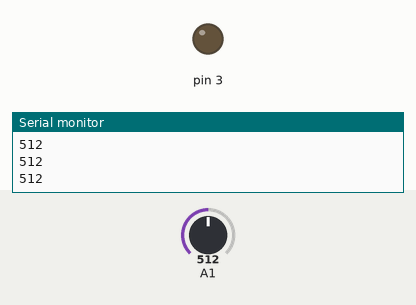
Recording of a sketch running on a simulated Arduino Uno, built with avr-gcc and run on an emulated ATmega328P. Shown: output pins drawn as LEDs (lit = HIGH), the last lines printed to the serial monitor. The inputs (shaded band) are chosen by the test bench; at power-on: A1 = 512.

Above: at 1.2 s.
1.3 s: A1 set to 23
2.8 s: A1 set to 19
At 3.8 s:
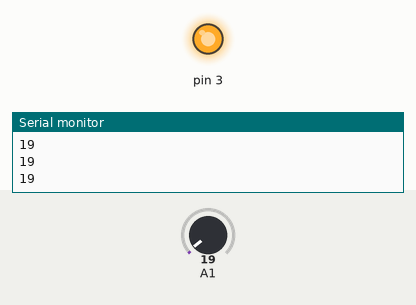
4.3 s: A1 set to 122
At 5.1 s:
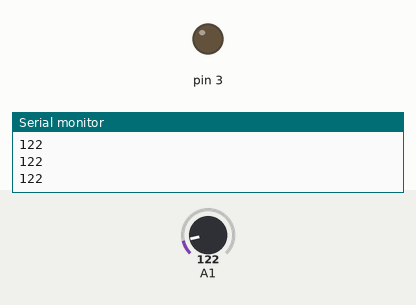
5.8 s: A1 set to 10
At 6.5 s:
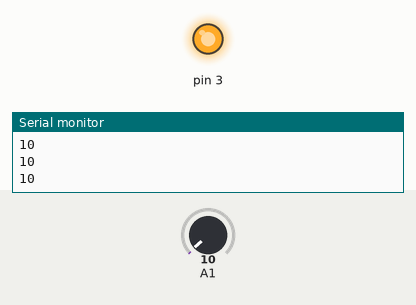
Timing chart, 0 to 8.3 s (numbered marks = the images above; inputs shaded):
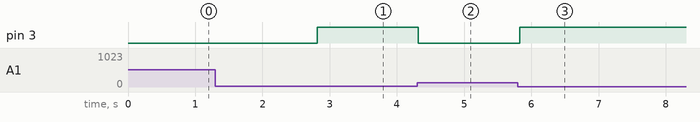

The sketch:

push_buttons.ino
```cpp
  void setup() {
    Serial.begin(9600);
    pinMode(A1,INPUT_PULLUP);
    pinMode(3,OUTPUT);

  }

  void loop() {
    int x = analogRead(A1);
    Serial.println(x);
    if (x <=20){
      Serial.println(x);
      digitalWrite(3,1);

    }
    else{
      Serial.println(x);
      digitalWrite(3,0);

    }
    delay(100);

  }
```

Measured:
- the behaviour switches between 21 and 20 on A1 (found by bisection; images 0 and 1)
- after the input at 2.8 s, pin 3: LOW → HIGH at once
- after the input at 4.3 s, pin 3: HIGH → LOW at once
- after the input at 5.8 s, pin 3: LOW → HIGH at once
